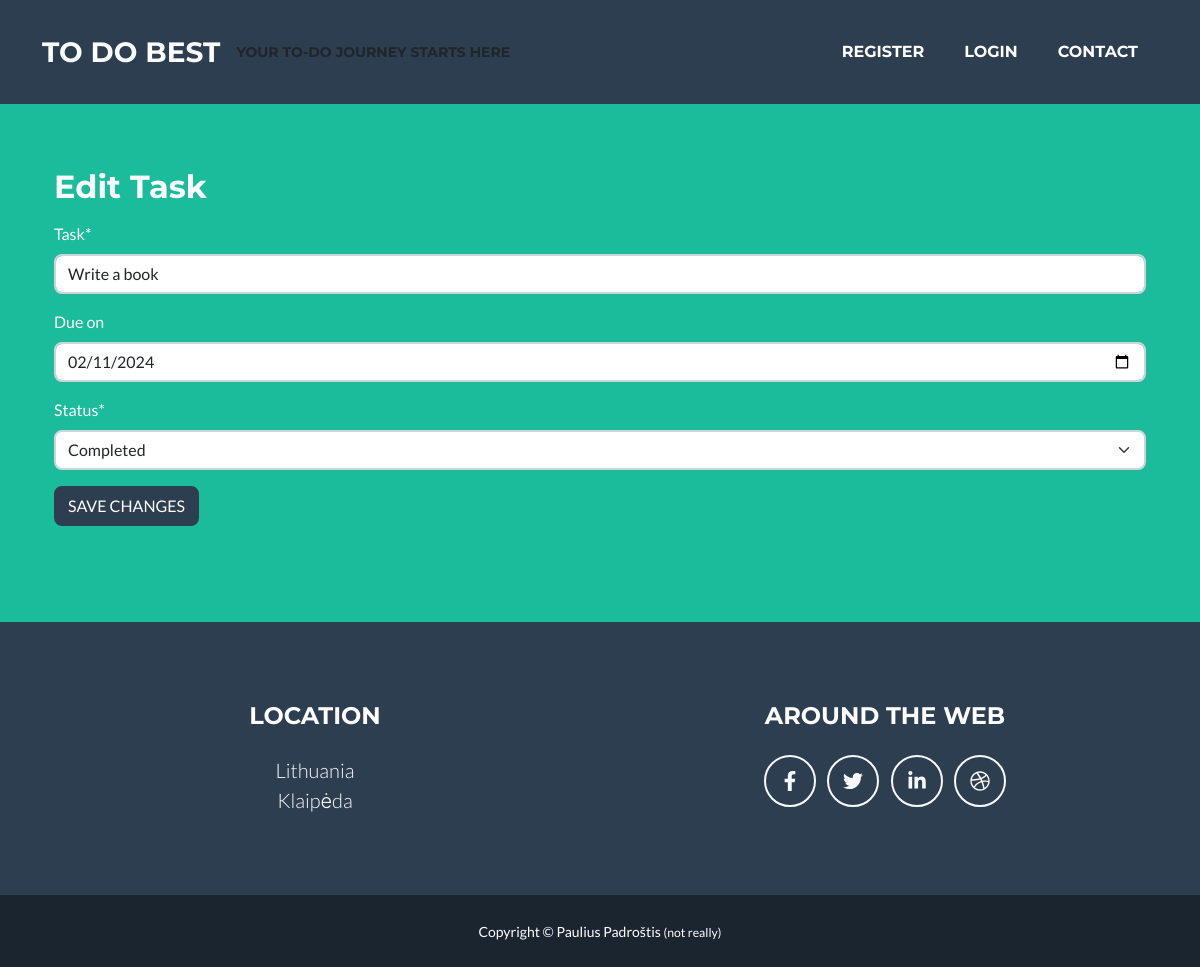
Before: /update_todo/90/update with the older database file.
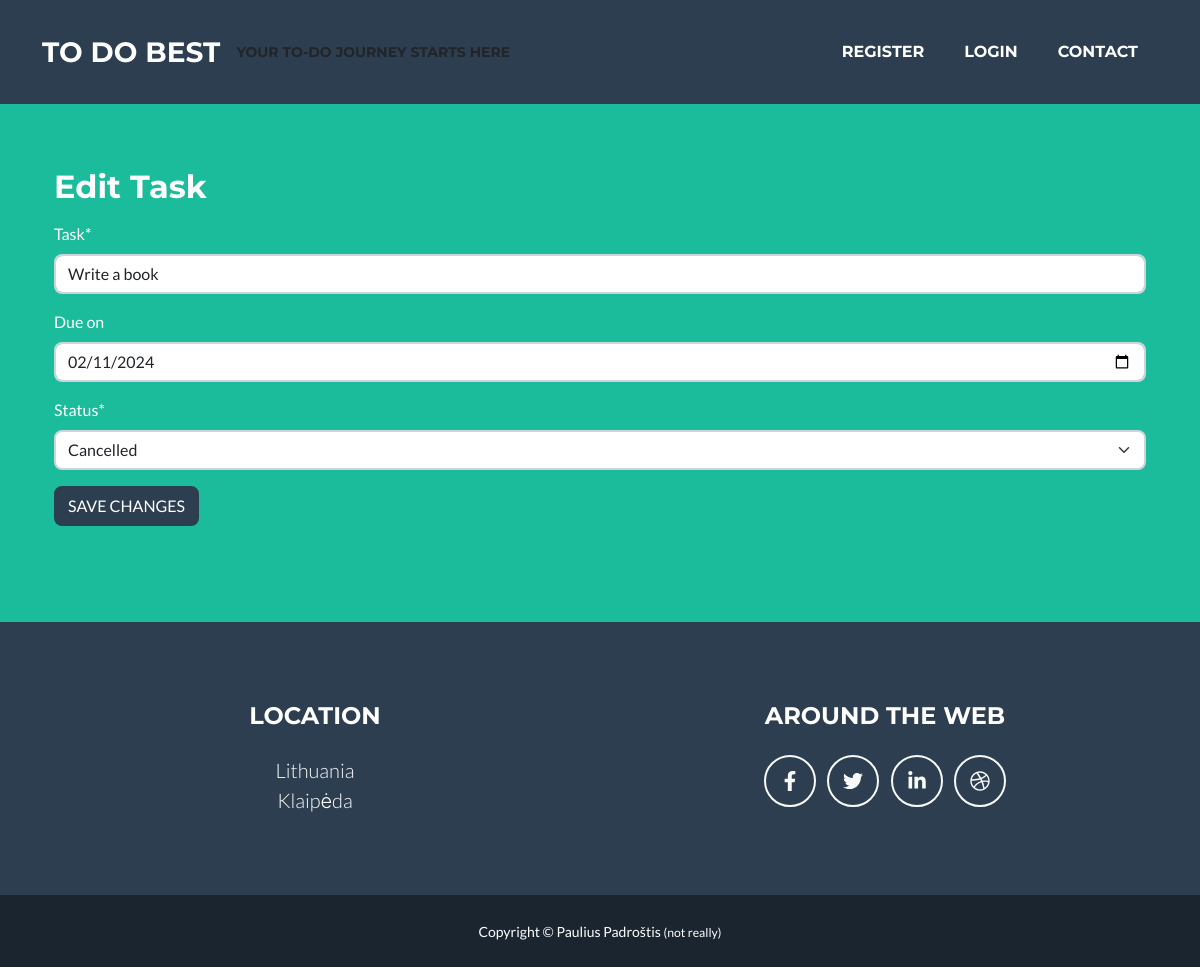
After: the same page with the newer database file.
### todoapp/models.py (models this page shows, shortened)
class Task(models.Model):
    task = models.CharField(verbose_name='Task', max_length=200)
    user = models.ForeignKey(User, on_delete=models.CASCADE)
    creation_date = models.DateTimeField(verbose_name='Task created', auto_now_add=True)
    due_date = models.DateField(verbose_name='Due on', blank=True, null=True)
    COMPLETION_STATUS = (
        ('td', 'To do'),
        ('ip', 'In Progress'),
        ('ca', 'Cancelled'),
        ('co', 'Completed'),
    )
    status = models.CharField(max_length=2, choices=COMPLETION_STATUS, default='td')
    class Meta:
        verbose_name = 'Task'
        verbose_name_plural = 'Tasks'

### todoapp/views.py (the view, shortened to what this page needs)
# urls.py: path('update_todo/<int:pk>/update', views.UpdateTodoView.as_view(), name='update_todo'),
class UpdateTodoView(generic.UpdateView):
    model = Task
    success_url = reverse_lazy('tasks')
    template_name = 'edit_todo.html'
    form_class = TodoItemForm
    def get_context_data(self, **kwargs):
        context = super().get_context_data(**kwargs)
        context['task'] = Task.objects.all()
        return context

### todoapp/forms.py
class TodoItemForm(forms.ModelForm):
    class Meta:
        model = Task
        fields = ['task', 'due_date', 'status']
        widgets = {'due_date': DateInput()}

### todoapp/templates/edit_todo.html (shortened to what this page needs)
{% extends "base.html" %}
{% load crispy_forms_tags %}
{% block Content %}
<div class="container mt-5">
    <h2>Edit Task</h2>
    <form method="post" class="mt-3">
        {{ form|crispy }}
        <button type="submit" class="btn btn-secondary">SAVE CHANGES</button>
    </form>
</div>
{% endblock %}

### todoapp/templates/base.html (shortened to what this page needs)
<!DOCTYPE html>
<html lang="en">
    <head>
        {% load static %}
        {% load crispy_forms_tags %}
        <link href="{% static 'css/styles.css' %}" rel="stylesheet" />
    </head>
    <body id="page-top">
        <nav class="navbar navbar-expand-lg bg-secondary text-uppercase fixed-top" id="mainNav">
            <div class="container">
                <a class="navbar-brand" href="{% url 'index' %}">TO DO BEST</a>
                <a><small>YOUR TO-DO JOURNEY STARTS HERE</small></a>
                <div class="collapse navbar-collapse" id="navbarResponsive">
                    <ul class="navbar-nav ms-auto">
                        {% if user.is_authenticated %}
                            <li class="nav-item mx-0 mx-lg-1"><a class="nav-link py-3 px-0 px-lg-3 rounded" href="{% url 'tasks' %}">Tasks</a></li>
                            <li class="nav-item mx-0 mx-lg-1"><a class="nav-link py-3 px-0 px-lg-3 rounded" href="{% url 'logout' %}">Logout</a></li>
                        {% else %}
                            <li class="nav-item mx-0 mx-lg-1"><a class="nav-link py-3 px-0 px-lg-3 rounded" href="{% url 'register' %}">Register</a></li>
                            <li class="nav-item mx-0 mx-lg-1"><a class="nav-link py-3 px-0 px-lg-3 rounded" href="{% url 'login' %}">Login</a></li>
                        {% endif %}
                            <li class="nav-item mx-0 mx-lg-1"><a class="nav-link py-3 px-0 px-lg-3 rounded" href="{% url 'contact' %}">Contact</a></li>
                    </ul>
                </div>
            </div>
        </nav>
        <section class="page-section bg-primary text-white mb-0">
            <div class="container mt-4">
                <div class="row">
                    <div class="col-sm">
                        {% block Content %}{% endblock %}
                    </div>
                </div>
            </div>
        </section>
        <footer class="footer text-center">
            <div class="container">
                <div class="row">
                    <div class="col-lg-6 mb-5 mb-lg-0">
                        <h4 class="text-uppercase mb-4">Location</h4>
                        <p class="lead mb-0">
                            Lithuania
                            <br />
                            Klaipėda
                        </p>
                    </div>
                    <div class="col-lg-6 mb-5 mb-lg-0">
                        <h4 class="text-uppercase mb-4">Around the Web</h4>
                        <a class="btn btn-outline-light btn-social mx-1" href="#!"><i class="fab fa-fw fa-facebook-f"></i></a>
                        <a class="btn btn-outline-light btn-social mx-1" href="#!"><i class="fab fa-fw fa-twitter"></i></a>
                        <a class="btn btn-outline-light btn-social mx-1" href="#!"><i class="fab fa-fw fa-linkedin-in"></i></a>
                        <a class="btn btn-outline-light btn-social mx-1" href="#!"><i class="fab fa-fw fa-dribbble"></i></a>
                    </div>
                </div>
            </div>
        </footer>
        <div class="copyright py-4 text-center text-white">
            <div class="container"><small>Copyright &copy; Paulius Padroštis <small>(not really)</small></small></div>
        </div>
    </body>
</html>

Changed rows visible on the page:
changed Task "Write a book": status "Completed" → "Cancelled"
